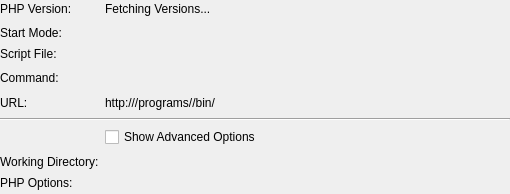
<?xml version="1.0" encoding="UTF-8"?>
<ui version="4.0">
 <class>ProgramInfoPHP</class>
 <widget class="QWidget" name="ProgramInfoPHP">
  <property name="geometry">
   <rect>
    <x>0</x>
    <y>0</y>
    <width>510</width>
    <height>194</height>
   </rect>
  </property>
  <property name="windowTitle">
   <string>Form</string>
  </property>
  <layout class="QVBoxLayout" name="verticalLayout">
   <property name="margin">
    <number>0</number>
   </property>
   <item>
    <layout class="QGridLayout" name="gridLayout">
     <item row="0" column="0">
      <widget class="QLabel" name="label_version_title">
       <property name="text">
        <string>PHP Version:</string>
       </property>
      </widget>
     </item>
     <item row="1" column="0">
      <widget class="QLabel" name="label_2">
       <property name="text">
        <string>Start Mode:</string>
       </property>
      </widget>
     </item>
     <item row="2" column="0">
      <widget class="QLabel" name="label_script_file_title">
       <property name="text">
        <string>Script File:</string>
       </property>
       <property name="alignment">
        <set>Qt::AlignLeading|Qt::AlignLeft|Qt::AlignTop</set>
       </property>
      </widget>
     </item>
     <item row="3" column="0">
      <widget class="QLabel" name="label_command_title">
       <property name="text">
        <string>Command:</string>
       </property>
       <property name="alignment">
        <set>Qt::AlignLeading|Qt::AlignLeft|Qt::AlignTop</set>
       </property>
      </widget>
     </item>
     <item row="7" column="0">
      <widget class="QLabel" name="label_working_directory_title">
       <property name="text">
        <string>Working Directory:</string>
       </property>
      </widget>
     </item>
     <item row="5" column="0" colspan="2">
      <widget class="Line" name="line">
       <property name="orientation">
        <enum>Qt::Horizontal</enum>
       </property>
      </widget>
     </item>
     <item row="0" column="1">
      <widget class="QLabel" name="label_version">
       <property name="sizePolicy">
        <sizepolicy hsizetype="Preferred" vsizetype="Preferred">
         <horstretch>1</horstretch>
         <verstretch>0</verstretch>
        </sizepolicy>
       </property>
       <property name="text">
        <string>Fetching Versions...</string>
       </property>
       <property name="textFormat">
        <enum>Qt::PlainText</enum>
       </property>
       <property name="textInteractionFlags">
        <set>Qt::LinksAccessibleByMouse|Qt::TextSelectableByKeyboard|Qt::TextSelectableByMouse</set>
       </property>
      </widget>
     </item>
     <item row="1" column="1">
      <widget class="QLabel" name="label_start_mode">
       <property name="sizePolicy">
        <sizepolicy hsizetype="Preferred" vsizetype="Preferred">
         <horstretch>1</horstretch>
         <verstretch>0</verstretch>
        </sizepolicy>
       </property>
       <property name="text">
        <string>&lt;start-mode&gt;</string>
       </property>
       <property name="textFormat">
        <enum>Qt::PlainText</enum>
       </property>
       <property name="textInteractionFlags">
        <set>Qt::LinksAccessibleByMouse|Qt::TextSelectableByKeyboard|Qt::TextSelectableByMouse</set>
       </property>
      </widget>
     </item>
     <item row="2" column="1">
      <widget class="QLabel" name="label_script_file">
       <property name="text">
        <string>&lt;script-file&gt;</string>
       </property>
       <property name="textFormat">
        <enum>Qt::PlainText</enum>
       </property>
       <property name="textInteractionFlags">
        <set>Qt::LinksAccessibleByMouse|Qt::TextSelectableByKeyboard|Qt::TextSelectableByMouse</set>
       </property>
      </widget>
     </item>
     <item row="3" column="1">
      <widget class="QLabel" name="label_command">
       <property name="text">
        <string>&lt;command&gt;</string>
       </property>
       <property name="textFormat">
        <enum>Qt::PlainText</enum>
       </property>
       <property name="wordWrap">
        <bool>true</bool>
       </property>
       <property name="textInteractionFlags">
        <set>Qt::LinksAccessibleByMouse|Qt::TextSelectableByKeyboard|Qt::TextSelectableByMouse</set>
       </property>
      </widget>
     </item>
     <item row="7" column="1">
      <widget class="QLabel" name="label_working_directory">
       <property name="text">
        <string>&lt;working-directory&gt;</string>
       </property>
       <property name="textFormat">
        <enum>Qt::PlainText</enum>
       </property>
       <property name="alignment">
        <set>Qt::AlignLeading|Qt::AlignLeft|Qt::AlignTop</set>
       </property>
       <property name="textInteractionFlags">
        <set>Qt::LinksAccessibleByMouse|Qt::TextSelectableByKeyboard|Qt::TextSelectableByMouse</set>
       </property>
      </widget>
     </item>
     <item row="6" column="1">
      <widget class="QCheckBox" name="check_show_advanced_options">
       <property name="text">
        <string>Show Advanced Options</string>
       </property>
      </widget>
     </item>
     <item row="8" column="0">
      <widget class="QLabel" name="label_options_title">
       <property name="text">
        <string>PHP Options:</string>
       </property>
       <property name="alignment">
        <set>Qt::AlignLeading|Qt::AlignLeft|Qt::AlignTop</set>
       </property>
      </widget>
     </item>
     <item row="8" column="1">
      <widget class="QLabel" name="label_options">
       <property name="text">
        <string>&lt;php-options&gt;</string>
       </property>
       <property name="textFormat">
        <enum>Qt::PlainText</enum>
       </property>
       <property name="textInteractionFlags">
        <set>Qt::LinksAccessibleByMouse|Qt::TextSelectableByKeyboard|Qt::TextSelectableByMouse</set>
       </property>
      </widget>
     </item>
     <item row="4" column="0">
      <widget class="QLabel" name="label_url_title">
       <property name="text">
        <string>URL:</string>
       </property>
      </widget>
     </item>
     <item row="4" column="1">
      <widget class="QLabel" name="label_url">
       <property name="text">
        <string>http://&lt;SERVER&gt;/programs/&lt;IDENTIFIER&gt;/bin/</string>
       </property>
       <property name="textFormat">
        <enum>Qt::PlainText</enum>
       </property>
       <property name="textInteractionFlags">
        <set>Qt::LinksAccessibleByMouse|Qt::TextSelectableByKeyboard|Qt::TextSelectableByMouse</set>
       </property>
      </widget>
     </item>
    </layout>
   </item>
  </layout>
 </widget>
 <resources/>
 <connections/>
</ui>
